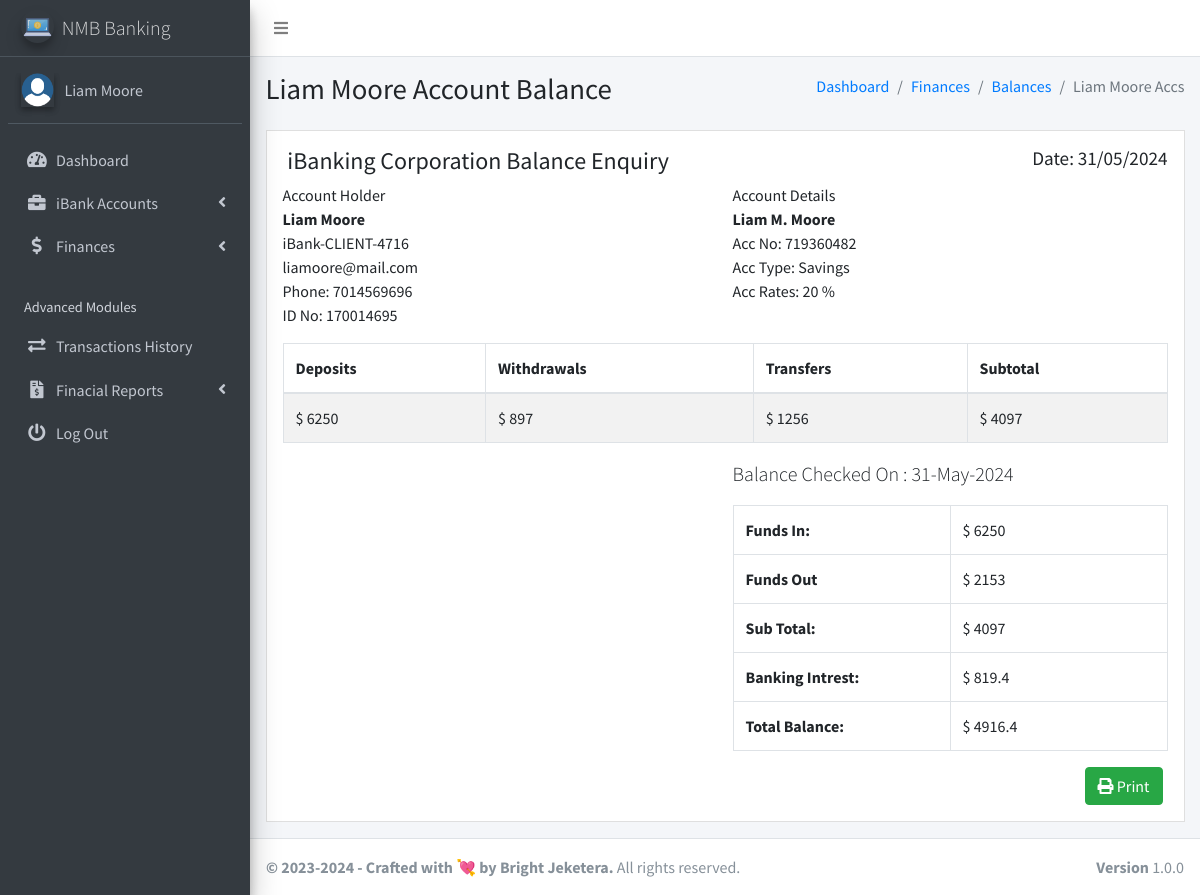
/client/pages_check_client_acc_balance.php?account_id=17&acccount_number=719360482 (signed in), run on the app's committed database.
### tables this page shows
CREATE TABLE `ib_systemsettings` (
  `id` int(20) NOT NULL,
  `sys_name` longtext NOT NULL,
  `sys_tagline` longtext NOT NULL,
  `sys_logo` varchar(200) NOT NULL
);

CREATE TABLE `ib_clients` (
  `client_id` int(11) NOT NULL,
  `name` varchar(200) NOT NULL,
  `national_id` varchar(200) NOT NULL,
  `phone` varchar(200) NOT NULL,
  `address` varchar(200) NOT NULL,
  `email` varchar(200) UNIQUE NOT NULL ,
  `password` varchar(200) NOT NULL,
  `profile_pic` varchar(200),
  `face_login_token` varchar(200),
  `acc_token` varchar(200),
  `client_number` varchar(200) NOT NULL,
  `last_login_ip` varchar(200) NOT NULL,
  `last_login_agent` varchar(200) NOT NULL,
  `last_login_attempts` int default 0
);

CREATE TABLE `ib_bankaccounts` (
  `account_id` int(20) NOT NULL,
  `acc_name` varchar(200) NOT NULL,
  `account_number` varchar(200) NOT NULL,
  `acc_type` varchar(200) NOT NULL,
  `acc_rates` varchar(200) NOT NULL,
  `acc_status` varchar(200) NOT NULL,
  `acc_amount` varchar(200) NOT NULL,
  `client_id` varchar(200) NOT NULL,
  `client_name` varchar(200) NOT NULL,
  `client_national_id` varchar(200) NOT NULL,
  `client_phone` varchar(200) NOT NULL,
  `client_number` varchar(200) NOT NULL,
  `client_email` varchar(200) NOT NULL,
  `client_adr` varchar(200) NOT NULL,
  `created_at` timestamp(6) NOT NULL DEFAULT current_timestamp(6) ON UPDATE current_timestamp(6)
);

### client/pages_check_client_acc_balance.php (the view, shortened to what this page needs)
<?php
include('conf/config.php');
?>
<!DOCTYPE html>
<html>
<?php include("dist/_partials/head.php"); ?>
<body class="hold-transition sidebar-mini layout-fixed layout-navbar-fixed">
    <div class="wrapper">
        <?php include("dist/_partials/nav.php"); ?>
        <?php include("dist/_partials/sidebar.php"); ?>
        <?php
        $account_id = $_GET['account_id'];
        $result = "SELECT SUM(transaction_amt) FROM ib_transactions WHERE  account_id = ? AND  tr_type = 'Deposit' ";
        $stmt = $mysqli->prepare($result);
        $stmt->bind_param('i', $account_id);
        $stmt->execute();
        $stmt->bind_result($deposit);
        $account_id = $_GET['account_id'];
        $result = "SELECT SUM(transaction_amt) FROM ib_transactions WHERE  account_id = ? AND  tr_type = 'Withdrawal' ";
        $stmt = $mysqli->prepare($result);
        $stmt->bind_param('i', $account_id);
        $stmt->execute();
        $stmt->bind_result($withdrawal);
        $account_id = $_GET['account_id'];
        $result = "SELECT SUM(transaction_amt) FROM ib_transactions WHERE  account_id = ? AND  tr_type = 'Transfer' ";
        $stmt = $mysqli->prepare($result);
        $stmt->bind_param('i', $account_id);
        $stmt->execute();
        $stmt->bind_result($Transfer);
        $account_id = $_GET['account_id'];
        $ret = "SELECT * FROM  ib_bankaccounts WHERE account_id =? ";
        $stmt = $mysqli->prepare($ret);
        $stmt->bind_param('i', $account_id);
        $stmt->execute();
        $res = $stmt->get_result();
        while ($row = $res->fetch_object()) {
            $banking_rate = ($row->acc_rates) / 100;
            $money_out = $withdrawal + $Transfer;
            $money_in = $deposit - $money_out;
            $rate_amt = $banking_rate * $money_in;
            $totalMoney = $rate_amt + $money_in;
        ?>
            <div class="content-wrapper">
                <section class="content-header">
                    <div class="container-fluid">
                        <div class="row mb-2">
                            <div class="col-sm-6">
                                <h1><?php echo $row->client_name; ?> Account Balance</h1>
                            </div>
                            <div class="col-sm-6">
                                <ol class="breadcrumb float-sm-right">
                                    <li class="breadcrumb-item"><a href="pages_dashboard.php">Dashboard</a></li>
                                    <li class="breadcrumb-item"><a href="pages_balance_enquiries.php">Finances</a></li>
                                    <li class="breadcrumb-item"><a href="pages_balance_enquiries.php">Balances</a></li>
                                    <li class="breadcrumb-item active"><?php echo $row->client_name; ?> Accs</li>
                                </ol>
                            </div>
                        </div>
                    </div>
                </section>
                <section class="content">
                    <div class="container-fluid">
                        <div class="row">
                            <div class="col-12">
                                <div id="balanceSheet" class="invoice p-3 mb-3">
                                    <div class="row">
                                        <div class="col-12">
                                            <h4>
                                                <i class="fas fa-bank"></i> iBanking Corporation Balance Enquiry
                                                <small class="float-right">Date: <?php echo date('d/m/Y'); ?></small>
                                            </h4>
                                        </div>
                                    </div>
                                    <div class="row invoice-info">
                                        <div class="col-sm-6 invoice-col">
                                            Account Holder
                                            <address>
                                                <strong><?php echo $row->client_name; ?></strong><br>
                                                <?php echo $row->client_number; ?><br>
                                                <?php echo $row->client_email; ?><br>
                                                Phone: <?php echo $row->client_phone; ?><br>
                                                ID No: <?php echo $row->client_national_id; ?>
                                            </address>
                                        </div>
                                        <div class="col-sm-6 invoice-col">
                                            Account Details
                                            <address>
                                                <strong><?php echo $row->acc_name; ?></strong><br>
                                                Acc No: <?php echo $row->account_number; ?><br>
                                                Acc Type: <?php echo $row->acc_type; ?><br>
                                                Acc Rates: <?php echo $row->acc_rates; ?> %
                                            </address>
                                        </div>
                                    </div>
                                    <div class="row">
                                        <div class="col-12 table-responsive">
                                            <table class="table table-hover table-bordered table-striped">
                                                <thead>
                                                    <tr>
                                                        <th>Deposits</th>
                                                        <th>Withdrawals</th>
                                                        <th>Transfers</th>
                                                        <th>Subtotal</th>
                                                    </tr>
                                                </thead>
                                                <tbody>
                                                    <tr>
                                                        <td>$ <?php echo $deposit; ?></td>
                                                        <td>$ <?php echo $withdrawal; ?></td>
                                                        <td>$ <?php echo $Transfer; ?></td>
                                                        <td>$ <?php echo $money_in; ?></td>
                                                    </tr>
                                                </tbody>
                                            </table>
                                        </div>
                                    </div>
                                    <div class="row">
                                        <div class="col-6">
                                        </div>
                                        <div class="col-6">
                                            <p class="lead">Balance Checked On : <?php echo date('d-M-Y'); ?></p>
                                            <div class="table-responsive">
                                                <table class="table table-bordered">
                                                    <tr>
                                                        <th style="width:50%">Funds In:</th>
                                                        <td>$ <?php echo $deposit; ?></td>
                                                    </tr>
                                                    <tr>
                                                        <th>Funds Out</th>
                                                        <td>$ <?php echo $money_out; ?></td>
                                                    </tr>
                                                    <tr>
                                                        <th>Sub Total:</th>
                                                        <td>$ <?php echo $money_in; ?></td>
                                                    </tr>
                                                    <tr>
                                                        <th>Banking Intrest:</th>
                                                        <td>$ <?php echo $rate_amt; ?></td>
                                                    </tr>
                                                    <tr>
                                                        <th>Total Balance:</th>
                                                        <td>$ <?php echo $totalMoney; ?></td>
                                                    </tr>
                                                </table>
                                            </div>
                                        </div>
                                    </div>
                                    <div class="row no-print">
                                        <div class="col-12">
                                            <button type="button" id="print" onclick="printContent('balanceSheet');" class="btn btn-success float-right" style="margin-right: 5px;">
                                                <i class="fas fa-print"></i> Print
                                            </button>
                                        </div>
                                    </div>
                                </div>
                            </div>
                        </div>
                    </div>
                </section>
            </div>
        <?php } ?>
        <?php include("dist/_partials/footer.php"); ?>
    </div>
</body>
</html>

### client/dist/_partials/sidebar.php (shortened to what this page needs)
<aside class="main-sidebar sidebar-dark-primary elevation-4">
  <?php
  $client_id = $_SESSION['client_id'];
  $ret = "SELECT * FROM  ib_clients  WHERE client_id = ? ";
  $stmt = $mysqli->prepare($ret);
  $stmt->bind_param('i', $client_id);
  $stmt->execute();
  $res = $stmt->get_result();
  while ($row = $res->fetch_object()) {
    if ($row->profile_pic == '') {
      $profile_picture = "<img src='../admin/dist/img/user_icon.png' class=' elevation-2' alt='User Image'>
                ";
    } else {
      $profile_picture = "<img src='../admin/dist/img/$row->profile_pic' class='elevation-2' alt='User Image'>
                ";
    }
    $ret = "SELECT * FROM `ib_systemsettings` ";
    $stmt = $mysqli->prepare($ret);
    $stmt->execute();
    $res = $stmt->get_result();
    while ($sys = $res->fetch_object()) {
  ?>
      <a href="pages_dashboard.php" class="brand-link">
        <img src="../admin/dist/img/<?php echo $sys->sys_logo;?>" alt="iBanking Logo" class="brand-image img-circle elevation-3" style="opacity: .8">
        <span class="brand-text font-weight-light"><?php echo $sys->sys_name;?></span>
      </a>
      <div class="sidebar">
        <div class="user-panel mt-3 pb-3 mb-3 d-flex">
          <div class="image">
            <?php echo $profile_picture; ?>
          </div>
          <div class="info">
            <a href="/client/pages_account.php" class="d-block"><?php echo $row->name; ?></a>
          </div>
        </div>
        <nav class="mt-2">
          <ul class="nav nav-pills nav-sidebar flex-column" data-widget="treeview" role="menu" data-accordion="false">
            <li class="nav-item has-treeview">
              <a href="pages_dashboard.php" class="nav-link">
                <i class="nav-icon fas fa-tachometer-alt"></i>
                <p>
                  Dashboard
                </p>
              </a>
            </li>
            <li class="nav-item has-treeview">
              <a href="#" class="nav-link">
                <i class="nav-icon fas fa-briefcase"></i>
                <p>
                  iBank Accounts
                  <i class="fas fa-angle-left right"></i>
                </p>
              </a>
            </li>
            <li class="nav-item has-treeview">
              <a href="#" class="nav-link">
                <i class="nav-icon fas fa-dollar-sign"></i>
                <p>
                  Finances
                  <i class="fas fa-angle-left right"></i>
                </p>
              </a>
            </li>
            <li class="nav-header">Advanced Modules</li>
            <li class="nav-item">
              <a href="pages_transactions_engine.php" class="nav-link">
                <i class="nav-icon fas fa-exchange-alt"></i>
                <p>
                  Transactions History
                </p>
              </a>
            </li>
            <li class="nav-item has-treeview">
              <a href="#" class="nav-link">
                <i class="nav-icon fas fa-file-invoice-dollar"></i>
                <p>
                  Finacial Reports
                  <i class="fas fa-angle-left right"></i>
                </p>
              </a>
            </li>
            <li class="nav-item">
              <a href="pages_logout.php" class="nav-link">
                <i class="nav-icon fas fa-power-off"></i>
                <p>
                  Log Out
                </p>
              </a>
            </li>
          </ul>
        </nav>
      </div>
</aside>
<?php
    }
  } ?>

### client/dist/_partials/footer.php
<?php
$ret = "SELECT * FROM `ib_systemsettings` ";
$stmt = $mysqli->prepare($ret);
$stmt->execute();
$res = $stmt->get_result();
while ($sys = $res->fetch_object()) {
?>
  <footer class="main-footer">
    <strong>&copy; 2023-<?php echo date('Y'); ?> - Crafted with 💘 by Bright Jeketera.</strong>
    All rights reserved.
    <div class="float-right d-none d-sm-inline-block">
      <b>Version</b> 1.0.0
    </div>
  </footer>
<?php } ?>

### data on the page
ib_clients: name "Liam Moore"
ib_systemsettings: sys_logo (picture), sys_name "NMB Banking", ib_clients.profile_pic (picture)
ib_bankaccounts: client_name "Liam Moore", client_number "iBank-CLIENT-4716", client_email "liamoore@mail.com", client_phone "7014569696", client_national "170014695", acc_name "Liam M. Moore", account_number "719360482", acc_type "Savings", acc_rates "20", deposit "6250", withdrawal "897", Transfer "1256", money_in "4097", money_out "2153", rate_amt "819.4", totalMoney "4916.4"
